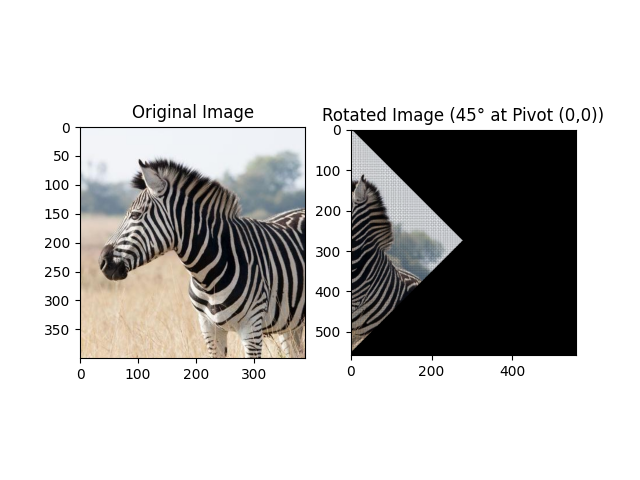

This figure's Python source:
import numpy as np
import imageio as img
import matplotlib.pyplot as plt

def rotateImage(image, degree):
    radian_deg = np.radians(degree)
    cos_deg, sin_deg = np.cos(radian_deg), np.sin(radian_deg)
    height, width = image.shape[:2]
    
    max_dim_x = int(abs(width * cos_deg) + abs(height * sin_deg))
    max_dim_y = int(abs(width * sin_deg) + abs(height * cos_deg))
    outputImage = np.zeros((max_dim_y, max_dim_x, 3), dtype=image.dtype)

    for y in range(height):
        for x in range(width):
            newX = int(cos_deg * x - sin_deg * y)
            newY = int(sin_deg * x + cos_deg * y)
            
            if 0 <= newX < max_dim_x and 0 <= newY < max_dim_y:
                outputImage[newY, newX] = image[y, x]
    
    return outputImage

image = img.imread('zebra.jpg')
rotated_image = rotateImage(image, 45)

plt.subplot(1, 2, 1)
plt.imshow(image)
plt.title("Original Image")

plt.subplot(1, 2, 2)
plt.imshow(rotated_image)
plt.title("Rotated Image (45° at Pivot (0,0))")

plt.show()
